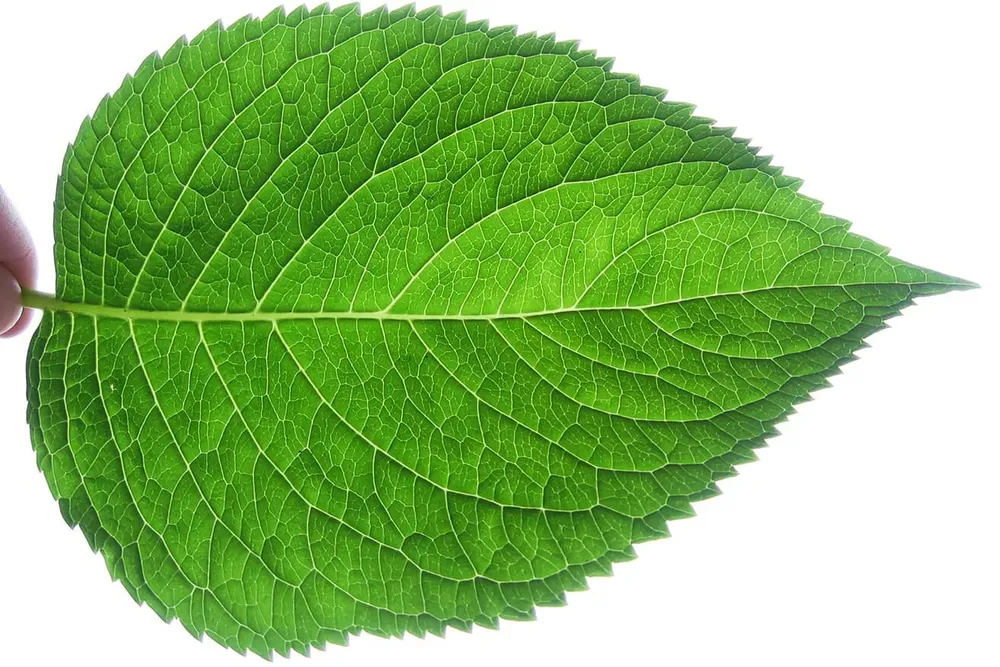
#> input picture images/leaf.webp, 1000 x 667 px, shrunk from 1313 x 876 before the run
$ jupyter execute HarrisAndHessian.ipynb
#> lines starting #> are read from the running program, lines starting #| are printed output that depends on the picture
[cell 1]
import matplotlib.pyplot as plt
import cv2
import os

[cell 2]
image_path = os.path.join("..", "images", "leaf.webp")
image = cv2.imread(image_path)
#> image is the input picture: shape (667, 1000, 3); mean B, G, R 119, 190.4, 146.9
gray_image = cv2.cvtColor(image, cv2.COLOR_BGR2GRAY)
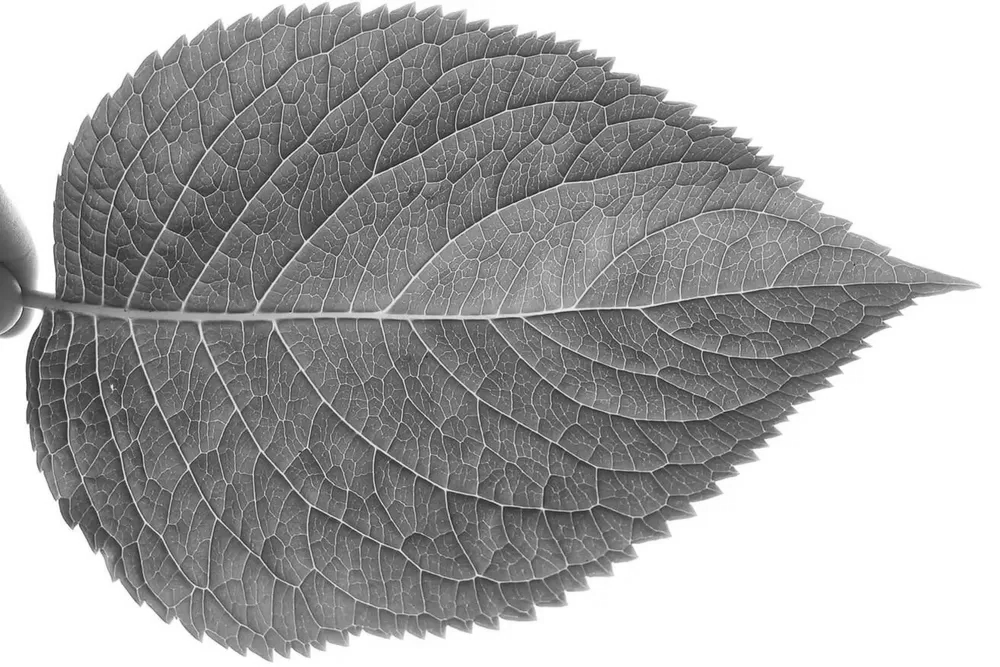
#> gray_image: shape (667, 1000); min 27, max 255, mean 169.3

[cell 3]
def show_image(img,title,cmap=None):
    plt.figure(figsize=(3,3))
    plt.imshow(img,cmap=cmap)
    plt.title(title)
    plt.axis("off")
    plt.show()

[cell 4]
show_image(gray_image,"Gray image",cmap="gray")

[cell 5]
import numpy as np
dst = cv2.cornerHarris(np.float32(gray_image),blockSize=2,ksize=3,k=0.04)
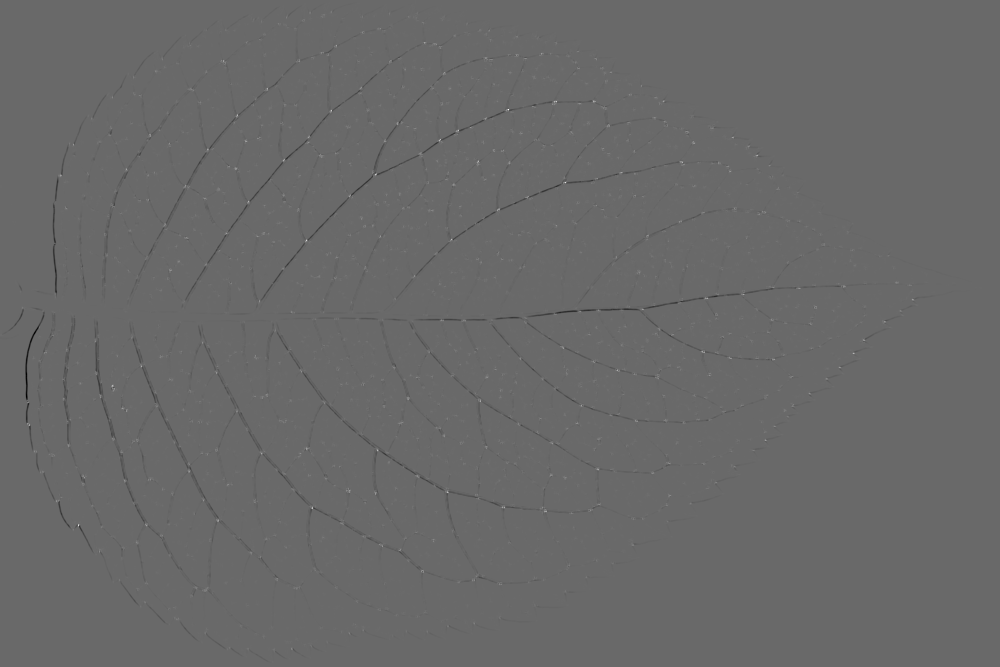
#> dst: shape (667, 1000) float32; min -31482906, max 44332892, mean -95273; drawn with min black and max white
dst = cv2.dilate(dst, None)
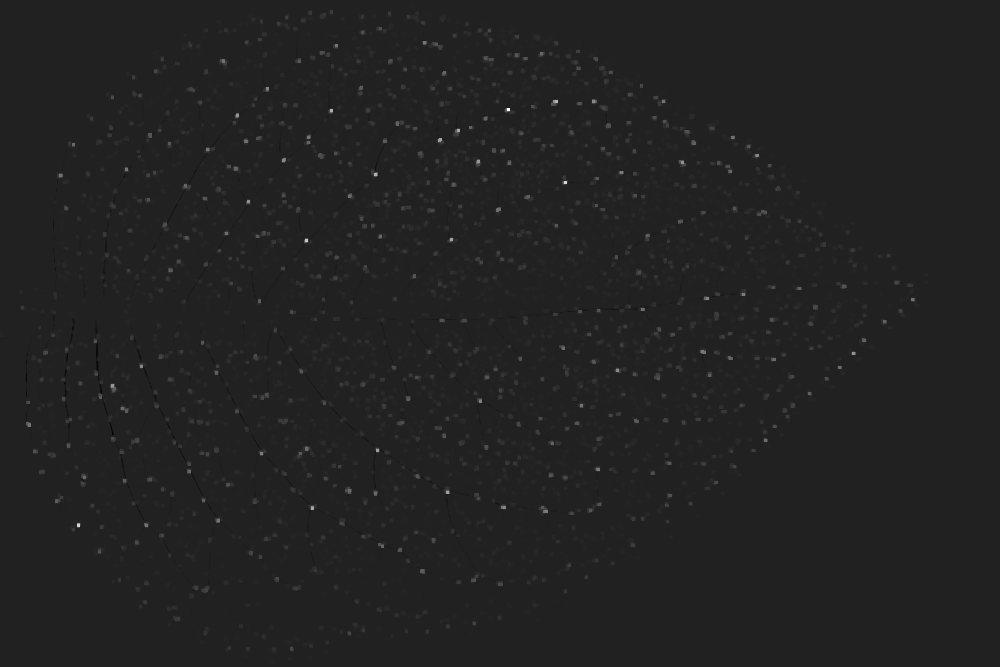
#> dst: shape (667, 1000) float32; min -6684529.5, max 44332892, mean 211176.4; drawn with min black and max white

[cell 6]
hessian_like = image.copy()

[cell 7]
show_image(dst,"Haris and Hessian",cmap="gray")

$ run again, with images/messi.webp copied over images/leaf.webp
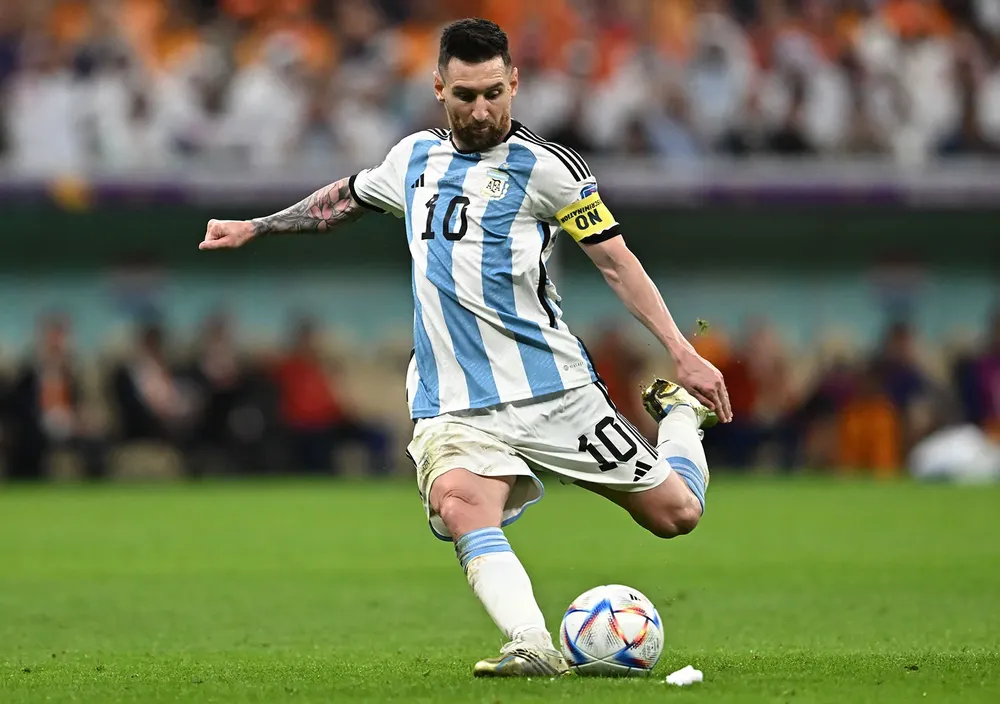
#> input picture images/messi.webp, 1000 x 704 px, shrunk from 1600 x 1126 before the run
#> image is the input picture: shape (704, 1000, 3); mean B, G, R 85.3, 117.1, 110.1
#> `gray_image = cv2.cvtColor(image, cv2.COLOR_BGR2GRAY)`:
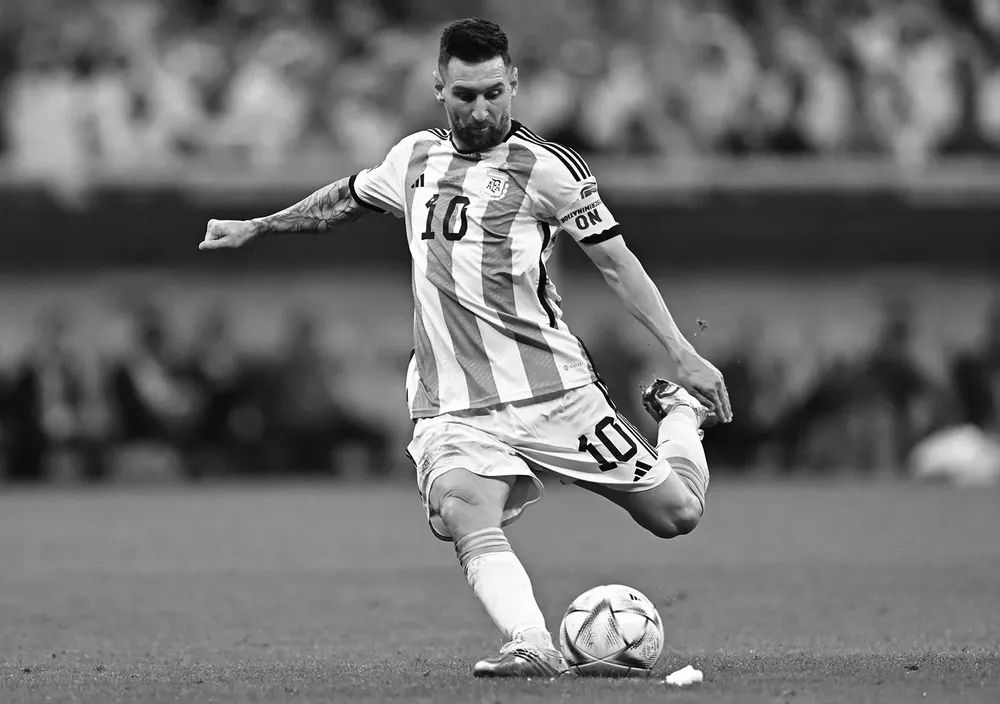
#> gray_image: shape (704, 1000); min 0, max 255, mean 111.4
#> `dst = cv2.dilate(dst, None)`:
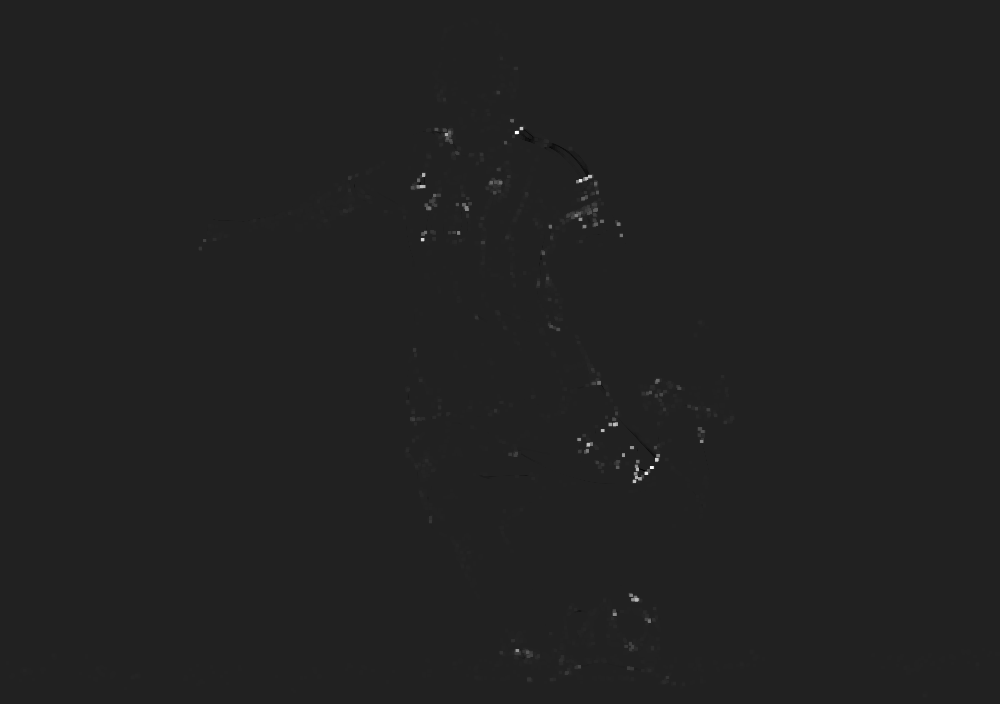
#> dst: shape (704, 1000) float32; min -43253060, max 282362208, mean 305335.8; drawn with min black and max white
